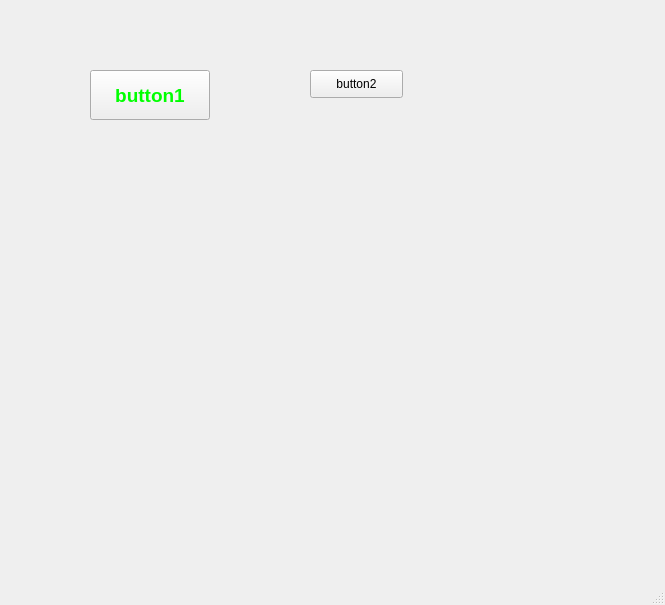
<?xml version="1.0" encoding="UTF-8"?>
<ui version="4.0">
 <class>MainWindow</class>
 <widget class="QMainWindow" name="MainWindow">
  <property name="geometry">
   <rect>
    <x>0</x>
    <y>0</y>
    <width>665</width>
    <height>605</height>
   </rect>
  </property>
  <property name="windowTitle">
   <string>MainWindow</string>
  </property>
  <widget class="QWidget" name="centralwidget">
   <widget class="QPushButton" name="pushButton">
    <property name="geometry">
     <rect>
      <x>90</x>
      <y>70</y>
      <width>120</width>
      <height>50</height>
     </rect>
    </property>
    <property name="font">
     <font>
      <family>Arial</family>
      <pointsize>14</pointsize>
      <weight>75</weight>
      <bold>true</bold>
     </font>
    </property>
    <property name="styleSheet">
     <string notr="true">color : rgb(0, 255, 0)  </string>
    </property>
    <property name="text">
     <string>button1</string>
    </property>
   </widget>
   <widget class="QPushButton" name="pushButton_2">
    <property name="geometry">
     <rect>
      <x>310</x>
      <y>70</y>
      <width>93</width>
      <height>28</height>
     </rect>
    </property>
    <property name="text">
     <string>button2</string>
    </property>
   </widget>
  </widget>
  <widget class="QMenuBar" name="menubar">
   <property name="geometry">
    <rect>
     <x>0</x>
     <y>0</y>
     <width>665</width>
     <height>26</height>
    </rect>
   </property>
  </widget>
  <widget class="QStatusBar" name="statusbar"/>
 </widget>
 <resources/>
 <connections/>
</ui>
